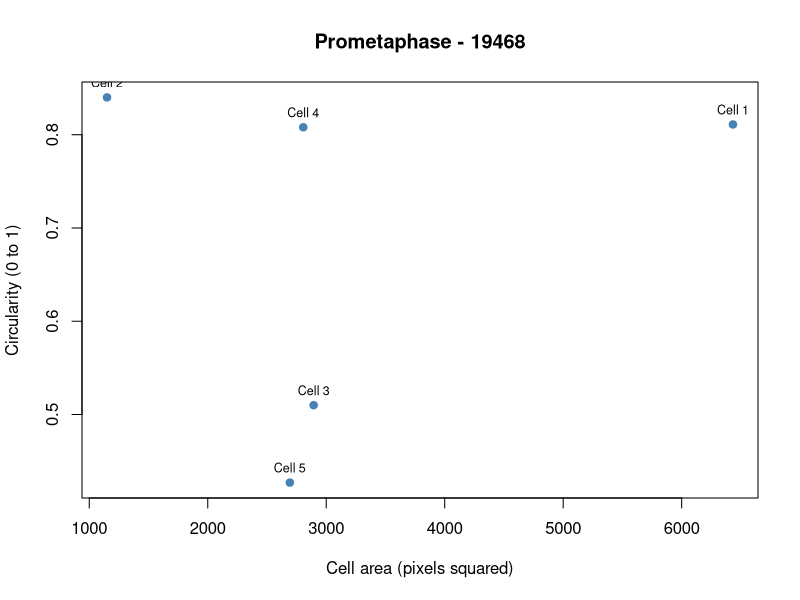
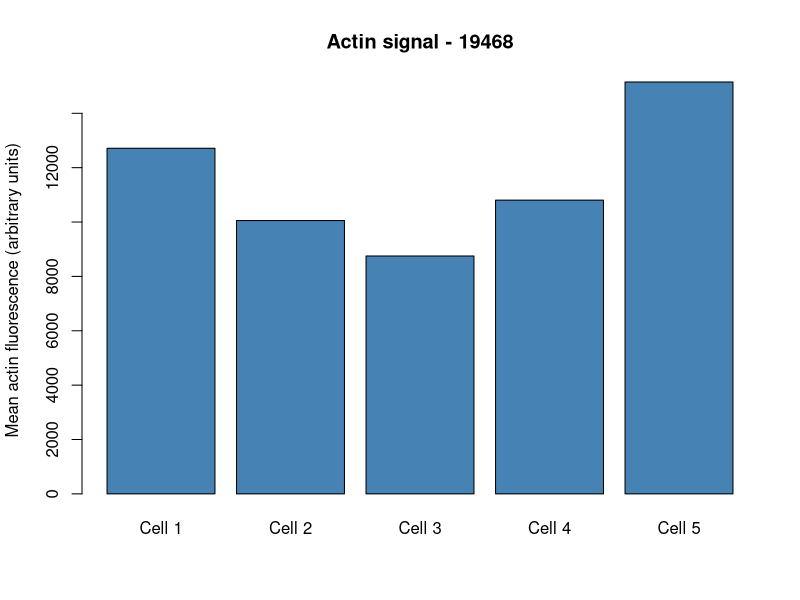

Generate these figures, in order, with R:
# Replace with your own chosen phenotype and image ID 
phenotype <- "Prometaphase"
image_id <- "19468"

# Read the Fiji Results CSV (no R packages needed)
d <- read.csv("data/fiji_results.csv", check.names = FALSE) 
needed <- c("Area", "Mean", "Circ.", "AR")
if (!all(needed %in% names(d))) {
  stop("Missing Fiji columns. Recheck Set Measurements.")
}
d <- d[complete.cases(d[, needed]), ]
if (nrow(d) < 5) stop("Measure five clear cells.") 
d$Cell <- paste0("Cell ", seq_len(nrow(d)))
dir.create("results", showWarnings = FALSE) 
dir.create("figures", showWarnings = FALSE)

# Save numerical summary
s <- data.frame(phenotype = phenotype, image_id = image_id, 
                cells_measured = nrow(d), mean_area_px2 = mean(d$Area), 
                mean_circularity = mean(d[["Circ."]]),
                mean_aspect_ratio = mean(d$AR), 
                mean_actin_signal = mean(d$Mean))
write.csv(s, "results/cell_summary.csv", row.names = FALSE) 
print(s)

# Figure 1: Cell area versus circularity 
png("figures/area_vs_circularity.png", width = 900, height = 650) 
plot(d$Area, d[["Circ."]], pch = 19, col = "steelblue",
xlab = "Cell area (pixels squared)", ylab = "Circularity (0 to 1)",
main = paste(phenotype, "-", image_id))
text(d$Area, d[["Circ."]], labels = d$Cell, pos = 3, cex = 0.75) 
dev.off()

# Figure 2: Relative actin signal of measured cells 
png("figures/actin_intensity.png", width = 900, height = 650) 
barplot(d$Mean, names.arg = d$Cell, col = "steelblue",
ylab = "Mean actin fluorescence (arbitrary units)",
main = paste("Actin signal -", image_id))
dev.off()
